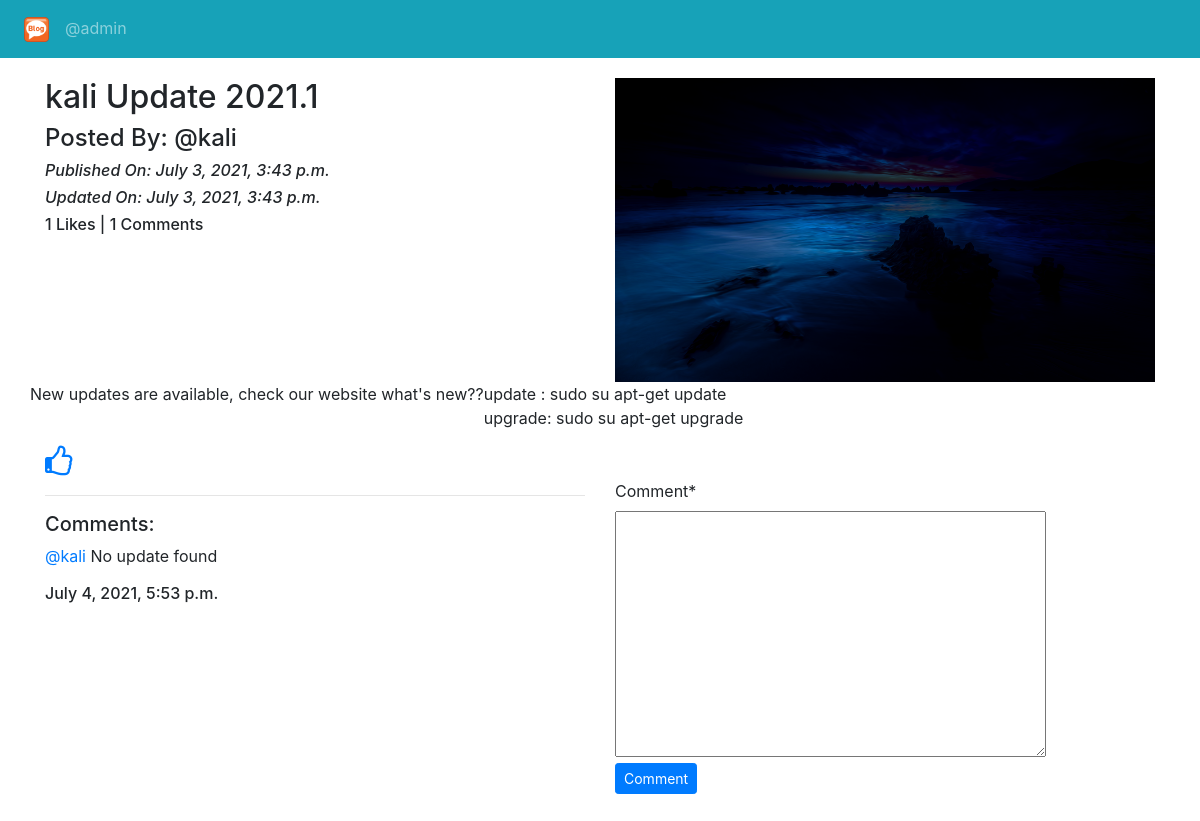
The page /blog/details/kali Update 2021.1 (signed in) on the database its author committed.
### App_Blog/models.py (models this page shows, shortened)
class Blog(models.Model):
    author = models.ForeignKey(User, on_delete=models.CASCADE, related_name='post_author')
    blog_title = models.CharField(max_length=264, verbose_name='Put a title')
    slug = models.SlugField(max_length=264, unique=True)
    blog_content = models.TextField(verbose_name="What is your mind?")
    blog_image = models.ImageField(upload_to='blog_images', verbose_name='Image')
    publish_date = models.DateTimeField(auto_now_add=True)
    update_date = models.DateTimeField(auto_now=True)

class Comment(models.Model):
    blog = models.ForeignKey(Blog, on_delete=models.CASCADE, related_name='blog_comment')
    user = models.ForeignKey(User, on_delete=models.CASCADE, related_name='user_comment')
    comment = models.TextField()
    comment_date = models.DateTimeField(auto_now_add=True)

### App_Blog/views.py (the view, shortened to what this page needs)
# urls.py: path('details/<str:blog_title>', views.blog_details, name='blog_details'),
@login_required
def blog_details(request, blog_title):
    blog = Blog.objects.get(blog_title=blog_title)
    comment_form = CommentForm()
    already_liked = Likes.objects.filter(blog=blog, user=request.user)
    if already_liked:
        liked = True
    else:
        liked = False
    return render(request, 'App_Blog/blog_details.html',
                  context={'blog': blog, 'comment_form': comment_form, 'liked': liked, })

### App_Blog/forms.py
class CommentForm(forms.ModelForm):
    class Meta:
        model = Comment
        fields = ('comment',)

### templates/App_Blog/blog_details.html (shortened to what this page needs)
{% extends 'base.html' %}
{% load crispy_forms_tags %}
{% block body_block %}
<div class="row">
  <div class="col-sm-6">
    <h2>{{ blog.blog_title }}</h2>
    <h4>Posted By: @{{ blog.author }}</h4>
    <i><h6>Published On: {{blog.publish_date}}</h6></i>
    <i><h6>Updated On: {{blog.update_date}}</h6></i>
    <h6>{{ blog.blogs_like.count }} Likes | {{blog.blog_comment.count}} Comments</h6>
  </div>
  <div class="col-sm-6">
    <img src="/media/{{blog.blog_image}}" width="100%">
  </div>
  <p>
    {{blog.blog_content|linebreaks}}
  </p>
  </div>
  {% if not liked %}
  <a href="{% url 'App_blog:liked_post' pk=blog.pk %}">
    <i class="fa fa-thumbs-o-up fa-2x" aria-hidden="true"></i>
  </a>
  {% else %}
  <a href="{% url 'App_blog:un_liked' pk=blog.pk %}">
    <i class="fa fa-thumbs-o-down fa-2x" aria-hidden="true"></i>
  </a>
  {% endif %}
  <div class="row">
    <div class="col-sm-6">
      <hr>
      <h5>Comments:</h5>
      {% for comment in blog.blog_comment.all %}
      <p><a href="#">@{{comment.user}}</a> {{comment.comment}}<br><h6>{{comment.comment_date}}</h6></p>
      {% endfor %}
    </div>
    <div class="col-sm-6">
      <form method="POST">
        {{ comment_form|crispy }}
        <button type="submit" class="btn btn-primary btn-sm">Comment</button>
      </form>
    </div>
  </div>
  <br>
  <br>
  {% endblock %}

### templates/base.html (shortened to what this page needs)
<!DOCTYPE html>
<html lang="en">
<head>
  <link rel="stylesheet" href="https://maxcdn.bootstrapcdn.com/bootstrap/4.4.1/css/bootstrap.min.css">
  <link href="https://maxcdn.bootstrapcdn.com/font-awesome/4.7.0/css/font-awesome.min.css" rel="stylesheet">
</head>
<body>
<nav class="navbar navbar-expand-lg navbar-dark bg-info">
      <ul class="navbar-nav">
        <li class="nav-item">
          <a class="nav-link active" aria-current="page" href="{% url 'index' %}"><img src="/media/logo.png" width="25px"></a>
        </li>
          {% if user.is_authenticated %}
               <div class="nav-item dropdown">
                    <a class="nav-link dropdown-toggel" href="" id="navbardrop" data-toggle="dropdown">@{{ user.username }}</a>
               </div>
          {% endif %}
      </ul>
</nav>
<div class="container" style="padding-top: 20px">
    {% block body_block %}
    {% endblock %}
</div>
</body>
</html>

### rows shown on the page
Blog: blog_title "kali Update 2021.1", author "kali", publish_date "July 3, 2021, 3:43 p.m.", update_date "July 3, 2021, 3:43 p.m.", blogs_like.count "1", blog_comment.count "1", blog_image (picture), blog_content "New updates are available, check our website what's new?? update : sudo su apt-get update upgrade: sudo su apt-get upgrade"
Comment: user "kali", comment "No update found", comment_date "July 4, 2021, 5:53 p.m."

### other values the page prints
{{ user.username }} "admin"
